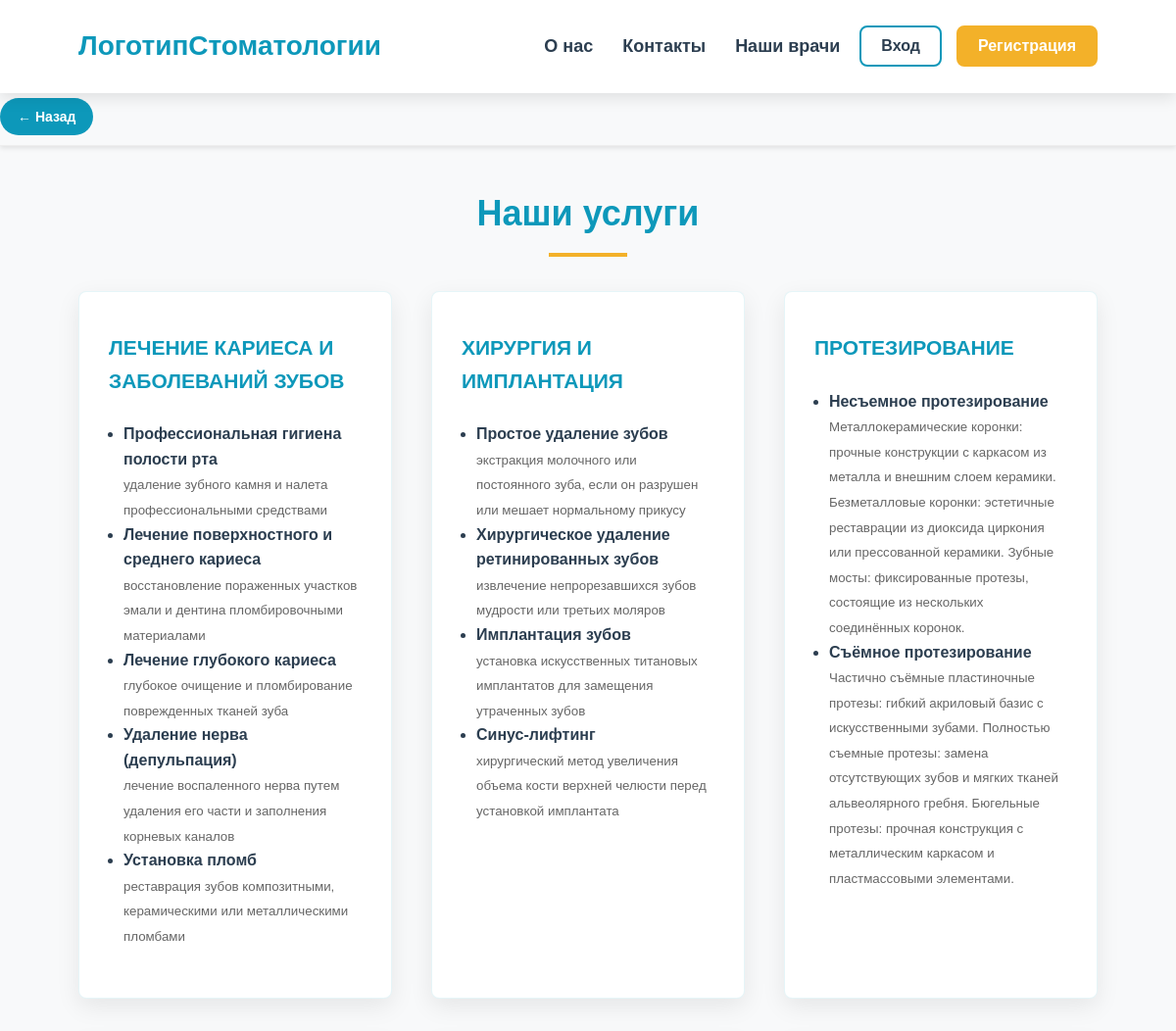
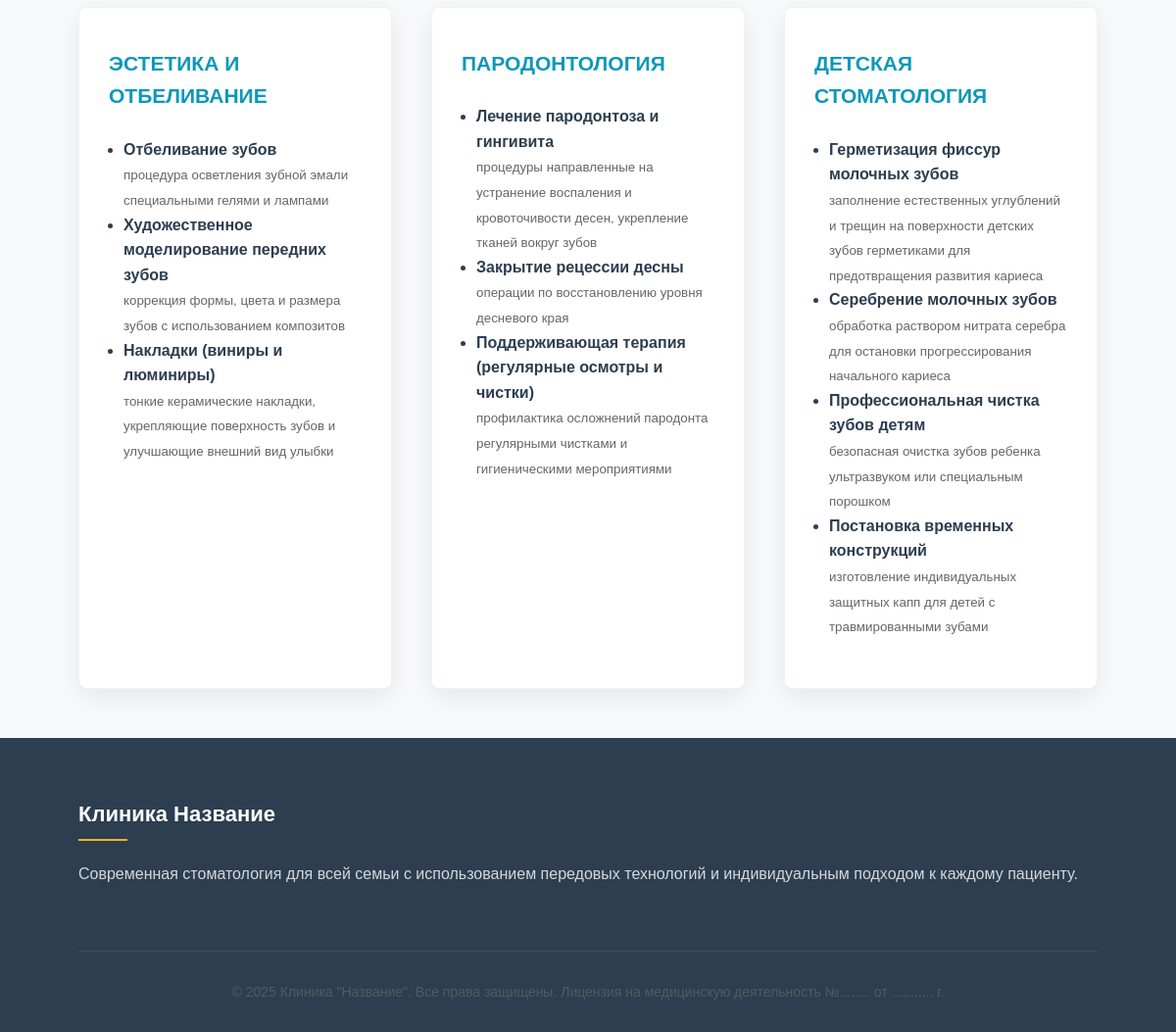
Screenshot of /service-list/ with the database file from the repository (2 pictures, top to bottom).
### clinic/models.py (models this page shows, shortened)
class ServiceCategory(models.Model):
    name = models.CharField("Название категории", max_length=100)
    description = models.TextField("Описание", blank=True, null=True)
    class Meta:
        verbose_name = "Категория услуги"
        verbose_name_plural = "Категории услуг"

class Service(models.Model):
    name = models.CharField("Название услуги", max_length=100)
    description = models.TextField("Описание", blank=True, null=True)
    duration = models.PositiveIntegerField("Длительность (мин)", default=60)
    category = models.ForeignKey(
        ServiceCategory,
        on_delete=models.SET_NULL,
        null=True,
        blank=True,
        verbose_name="Категория"
    )
    class Meta:
        verbose_name = "Услуга"
        verbose_name_plural = "Услуги"

### clinic/views.py (the view)
# urls.py: path('service-list/', views.service_list_view, name='service-list'),
def service_list_view(request):
    category_id = request.GET.get('category')
    categories = ServiceCategory.objects.prefetch_related('service_set').all()
    if category_id:
        try:
            selected_category = ServiceCategory.objects.get(id=category_id)
            services = selected_category.service_set.all()
            categories = [selected_category]
        except ServiceCategory.DoesNotExist:
            services = Service.objects.none()
    else:
        selected_category = None
        services = Service.objects.all()
    return render(request, 'clinic/service_list.html', {
        'categories': categories,
        'services': services,
        'selected_category': selected_category
    })

### templates/clinic/service_list.html (shortened to what this page needs)
{% extends 'clinic/base.html' %}
{% load static %}
{% block content %}
<section class="services" style="padding: 5rem 0; background: #f8f9fa;">
  <div class="container">
    <h2 class="section-title text-center mb-5" style="color: #0d98ba; font-family: 'Arial', sans-serif;">
      Наши услуги
    </h2>
    <div class="services-grid" style="display: grid; grid-template-columns: repeat(auto-fit, minmax: 280px, 1fr); gap: 4rem;">
      {% if categories %}
      {% for category in categories %}
      <div class="service-card">
        <div class="service-header">
          <h3 class="service-title">{{ category.name }}</h3>
        </div>
        <div class="service-body">
          <ul class="service-list" style="padding-left: 1.5rem; margin: 1rem 0;">
            {% for service in category.service_set.all %}
            <li class="service-item">
              <strong>{{ service.name }}</strong>
              <br>
              <small style="color: #666;">{{ service.description|default:"Описание отсутствует" }}</small>
            </li>
            {% empty %}
            <li class="service-item text-muted">Нет услуг</li>
            {% endfor %}
          </ul>
        </div>
      </div>
      {% endfor %}
      {% else %}
      <div class="col-12 text-center">
        <p class="text-muted">Пока нет доступных услуг.</p>
      </div>
      {% endif %}
    </div>
  </div>
</section>
{% endblock %}

### static/css/style.css (style rules this page uses)
:root { --primary: #0d98ba; --secondary: #28a89c; --accent: #f3b129; --light: #f8f9fa; --dark: #2c3e50; --transition: all 0.3s ease; --shadow: 0 5px 15px rgba(0,0,0,0.1); --shadow-sm: 0 2px 8px rgba(0,0,0,0.1); --shadow-lg: 0 10px 25px rgba(0,0,0,0.15); --radius: 8px; --radius-lg: 12px; --font-heading: 'Arial', sans-serif; --font-body: 'Arial', sans-serif; }
* { margin: 0; padding: 0; box-sizing: border-box; }
html { font-size: 62.5%; scroll-behavior: smooth; }
body { font-family: var(--font-body); font-size: 1.6rem; color: var(--dark); line-height: 1.6; background-color: #f5f7f9; opacity: 0; transition: opacity 0.8s ease; }
.container { width: 90%; max-width: 144rem; margin: 0 auto; padding: 0 2rem; }
section { padding: 8rem 0; }
.section-title { text-align: center; font-size: 3.6rem; margin-bottom: 5rem; color: var(--primary); position: relative; font-family: var(--font-heading); }
.section-title::after { content: ''; position: absolute; bottom: -1.5rem; left: 50%; transform: translateX(-50%); width: 8rem; height: 0.4rem; background: var(--accent); }
.services { background: #f8f9fa; padding: 10rem 0; }
.services-grid { display: grid; grid-template-columns: repeat(3, 1fr); gap: 4rem; }
.service-item { width: 100%; }
.service-card { background: white; border-radius: var(--radius); padding: 4rem 3rem; text-align: left; box-shadow: 0 8px 25px rgba(0,0,0,0.08); transition: all 0.3s ease; height: 100%; display: flex; flex-direction: column; border: 1px solid rgba(13, 152, 186, 0.1); cursor: pointer; }
.service-title { font-size: 2.1rem; font-weight: 600; color: var(--primary); margin-bottom: 1.5rem; font-family: var(--font-heading); }

### rows the page displays
ServiceCategory: name "ЛЕЧЕНИЕ КАРИЕСА И ЗАБОЛЕВАНИЙ ЗУБОВ"
Service: name "Профессиональная гигиена полости рта", description "удаление зубного камня и налета профессиональными средствами"
Service: name "Лечение поверхностного и среднего кариеса", description "восстановление пораженных участков эмали и дентина пломбировочными материалами"
Service: name "Лечение глубокого кариеса", description "глубокое очищение и пломбирование поврежденных тканей зуба"
Service: name "Удаление нерва (депульпация)", description "лечение воспаленного нерва путем удаления его части и заполнения корневых каналов"
Service: name "Установка пломб", description "реставрация зубов композитными, керамическими или металлическими пломбами"
ServiceCategory: name "ХИРУРГИЯ И ИМПЛАНТАЦИЯ"
Service: name "Простое удаление зубов", description "экстракция молочного или постоянного зуба, если он разрушен или мешает нормальному прикусу"
Service: name "Хирургическое удаление ретинированных зубов", description "извлечение непрорезавшихся зубов мудрости или третьих моляров"
Service: name "Имплантация зубов", description "установка искусственных титановых имплантатов для замещения утраченных зубов"
Service: name "Синус-лифтинг", description "хирургический метод увеличения объема кости верхней челюсти перед установкой имплантата"
ServiceCategory: name "ПРОТЕЗИРОВАНИЕ"
Service: name "Несъемное протезирование", description "Металлокерамические коронки: прочные конструкции с каркасом из металла и внешним слоем керамики. Безметалловые коронки: эстетичные реставрации из диоксида циркония или прессованной керамики. Зубные мосты: фиксированные протезы, состоящие из нескольких соединённых коронок."
Service: name "Съёмное протезирование", description "Частично съёмные пластиночные протезы: гибкий акриловый базис с искусственными зубами. Полностью съемные протезы: замена отсутствующих зубов и мягких тканей альвеолярного гребня. Бюгельные протезы: прочная конструкция с металлическим каркасом и пластмассовыми элементами."
ServiceCategory: name "ЭСТЕТИКА И ОТБЕЛИВАНИЕ"
Service: name "Отбеливание зубов", description "процедура осветления зубной эмали специальными гелями и лампами"
Service: name "Художественное моделирование передних зубов", description "коррекция формы, цвета и размера зубов с использованием композитов"
Service: name "Накладки (виниры и люминиры)", description "тонкие керамические накладки, укрепляющие поверхность зубов и улучшающие внешний вид улыбки"
ServiceCategory: name "ПАРОДОНТОЛОГИЯ"
Service: name "Лечение пародонтоза и гингивита", description "процедуры направленные на устранение воспаления и кровоточивости десен, укрепление тканей вокруг зубов"
Service: name "Закрытие рецессии десны", description "операции по восстановлению уровня десневого края"
Service: name "Поддерживающая терапия (регулярные осмотры и чистки)", description "профилактика осложнений пародонта регулярными чистками и гигиеническими мероприятиями"
ServiceCategory: name "ДЕТСКАЯ СТОМАТОЛОГИЯ"
Service: name "Герметизация фиссур молочных зубов", description "заполнение естественных углублений и трещин на поверхности детских зубов герметиками для предотвращения развития кариеса"
Service: name "Серебрение молочных зубов", description "обработка раствором нитрата серебра для остановки прогрессирования начального кариеса"
Service: name "Профессиональная чистка зубов детям", description "безопасная очистка зубов ребенка ультразвуком или специальным порошком"
Service: name "Постановка временных конструкций", description "изготовление индивидуальных защитных капп для детей с травмированными зубами"

### other values shown
{{ year|default:2025 }} "2025"
